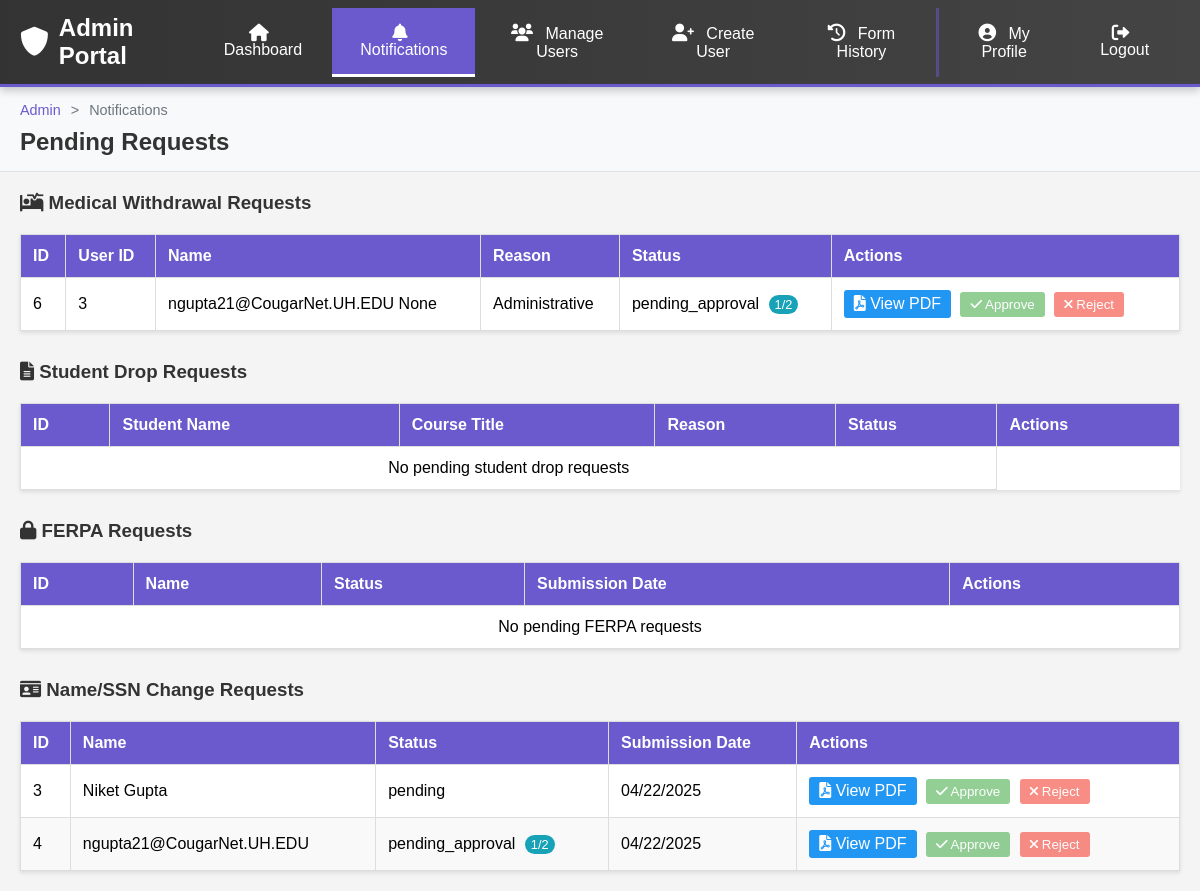
The page /notifications on the database as committed earlier.
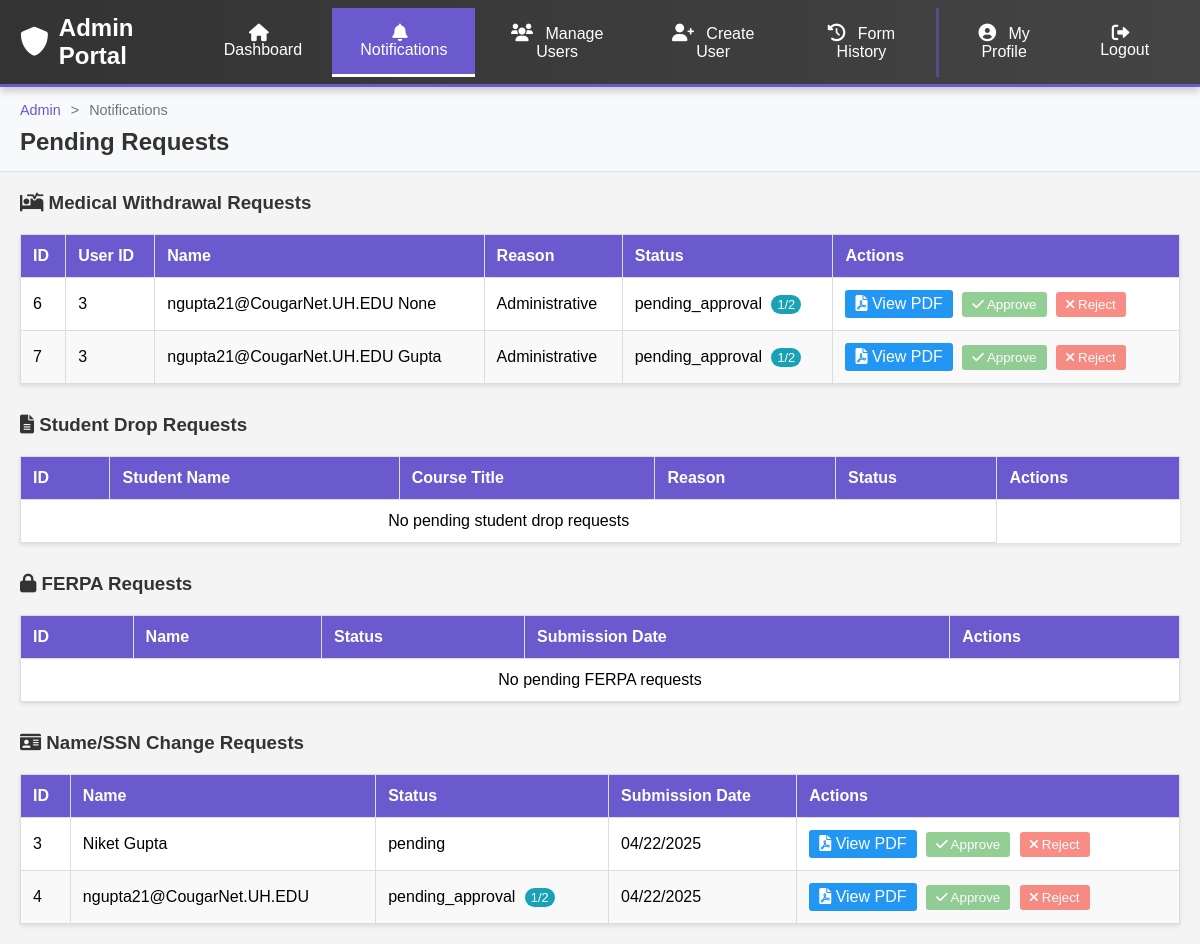
The same page on the database as committed later.
### main.py (models this page shows, shortened)
class MedicalWithdrawalRequest(db.Model):
    id = db.Column(db.Integer, primary_key=True)
    user_id = db.Column(db.Integer, db.ForeignKey('profile.id'), nullable=False)
    last_name = db.Column(db.String(100), nullable=False)
    first_name = db.Column(db.String(100), nullable=False)
    middle_name = db.Column(db.String(100), nullable=True)
    myuh_id = db.Column(db.String(20), nullable=False)
    college = db.Column(db.String(100), nullable=False)
    plan_degree = db.Column(db.String(100), nullable=False)
    address = db.Column(db.String(200), nullable=False)
    city = db.Column(db.String(100), nullable=False)
    state = db.Column(db.String(50), nullable=False)
    zip_code = db.Column(db.String(20), nullable=False)
    phone = db.Column(db.String(20), nullable=False)
    term_year = db.Column(db.String(50), nullable=False)
    last_date = db.Column(db.Date, nullable=False)
    reason_type = db.Column(db.String(50), nullable=False)  # Medical or Administrative
    details = db.Column(db.Text, nullable=False)
    financial_assistance = db.Column(db.Boolean, default=False)
    health_insurance = db.Column(db.Boolean, default=False)
    campus_housing = db.Column(db.Boolean, default=False)
    visa_status = db.Column(db.Boolean, default=False)
    gi_bill = db.Column(db.Boolean, default=False)
    courses = db.Column(db.Text, nullable=False)
    initial = db.Column(db.String(10), nullable=False)
    signature = db.Column(db.String(100), nullable=True)
    signature_date = db.Column(db.Date, nullable=False)
    documentation_files = db.Column(db.Text, nullable=True)  # JSON array of file paths
    generated_pdfs = db.Column(db.Text, nullable=True)  # JSON array of PDF file paths
    status = db.Column(db.String(20), default='pending')  # pending, approved, rejected
    created_at = db.Column(db.DateTime, default=datetime.utcnow)
    updated_at = db.Column(db.DateTime, default=datetime.utcnow, onupdate=datetime.utcnow)
    user = db.relationship('Profile', backref='medical_withdrawals')
    admin_viewed = db.Column(db.Text, nullable=True)  # JSON array of admin IDs who have viewed
    admin_approvals = db.Column(db.Text, nullable=True)  # JSON array of admin IDs who have approved
    def has_admin_viewed(self, admin_id):
        if not self.admin_viewed:
            return False
        viewed_by = json.loads(self.admin_viewed)
        return str(admin_id) in viewed_by
    def has_admin_approved(self, admin_id):
        if not self.admin_approvals:
            return False
        try:
            approved_by = json.loads(self.admin_approvals)
            return str(admin_id) in approved_by
        except:
            return False

class InfoChangeRequest(db.Model):
    id = db.Column(db.Integer, primary_key=True)
    user_id = db.Column(db.Integer, db.ForeignKey('profile.id'), nullable=False)
    status = db.Column(db.String(10), nullable=False)
    time = db.Column(db.DateTime, server_default=db.func.now())
    pdf_link = db.Column(db.String(100), nullable=False)
    sig_link = db.Column(db.String(100))
    name = db.Column(db.String(25), nullable=False)
    peoplesoft_id = db.Column(db.String(6), nullable=False)
    choice = db.Column(db.String(25), nullable=False)
    fname_old = db.Column(db.String(25))
    mname_old = db.Column(db.String(25))
    lname_old = db.Column(db.String(25))
    sfx_old = db.Column(db.String(25))
    fname_new = db.Column(db.String(25))
    mname_new = db.Column(db.String(25))
    lname_new = db.Column(db.String(25))
    sfx_new = db.Column(db.String(25))
    nmchg_reason = db.Column(db.String(25))
    ssn_old = db.Column(db.String(11))
    ssn_new = db.Column(db.String(11))
    ssnchg_reason = db.Column(db.String(25))
    date = db.Column(db.Date(), nullable=False)
    user = db.relationship('Profile', backref='infochange_requests')
    admin_viewed = db.Column(db.Text, nullable=True)  # JSON array of admin IDs who have viewed
    admin_approvals = db.Column(db.Text, nullable=True)  # JSON array of admin IDs who have approved
    def has_admin_viewed(self, admin_id):
        if not self.admin_viewed:
            return False
        try:
            viewed_by = json.loads(self.admin_viewed)
            return str(admin_id) in viewed_by
        except:
            return False
    def has_admin_approved(self, admin_id):
        if not self.admin_approvals:
            return False
        try:
            approved_by = json.loads(self.admin_approvals)
            return str(admin_id) in approved_by
        except:
            return False

### main.py (the view)
@app.route('/notifications')
def notifications():
    pending_medical_requests = MedicalWithdrawalRequest.query.filter(
        MedicalWithdrawalRequest.status.in_(['pending', 'pending_approval'])
    ).all()
    pending_student_drops = StudentInitiatedDrop.query.filter(
        StudentInitiatedDrop.status.in_(['pending', 'pending_approval'])
    ).all()
    pending_ferpa_requests = FERPARequest.query.filter(
        FERPARequest.status.in_(['pending', 'pending_approval'])
    ).all()
    pending_infochange_requests = InfoChangeRequest.query.filter(
        InfoChangeRequest.status.in_(['pending', 'pending_approval'])
    ).all()
    return render_template(
        'notifications.html',
        pending_medical_requests=pending_medical_requests,
        pending_student_drops=pending_student_drops,
        pending_ferpa_requests=pending_ferpa_requests,
        pending_infochange_requests=pending_infochange_requests
    )

### main.py (called while the page is built)
@app.template_filter('from_json')
def from_json(value):
    return json.loads(value) if value else []

@app.before_request
def check_user_active():
    user_id = session.get('user_id')
    if user_id:
        user = Profile.query.get(user_id)
        if user and not user.active and user.privilages_ != 'admin':
            session.clear()  # Clear session to prevent further access
            return redirect(url_for('deactivated'))  # Redirect to a deactivated page

### templates/notifications.html (shortened to what the changed rows need)
<html lang="en">
  <head>
    <link rel="stylesheet" href="https://cdnjs.cloudflare.com/ajax/libs/font-awesome/6.0.0/css/all.min.css">
    <link rel="stylesheet" href="{{ url_for('static', filename='css/admin_navbar.css') }}">
  </head>
  <body>
    <div class="page-header">
        <h2>Pending Requests</h2>
    </div>
    <div class="main-container">
      <table>
        <thead>
          <tr>
            <th>ID</th>
            <th>User ID</th>
            <th>Name</th>
            <th>Reason</th>
            <th>Status</th>
            <th>Actions</th>
          </tr>
        </thead>
        <tbody>
          {% for request in pending_medical_requests %}
          <tr id="request-{{ request.id }}" class="{% if request.has_admin_viewed(session.get('user_id')) %}request-row-viewed{% endif %} {% if request.has_admin_approved(session.get('user_id')) %}approved-by-you{% endif %}">
            <td>{{ request.id }}</td>
            <td>{{ request.user_id }}</td>
            <td>{{ request.first_name }} {{ request.last_name }}</td>
            <td>{{ request.reason_type }}</td>
            <td>
              {{ request.status }}
              {% if request.status == 'pending_approval' %}
                <span class="approval-count">{{ request.admin_approvals|from_json|length }}/2</span>
              {% endif %}
            </td>
            <td>
              <div class="request-actions">
                <a
                  href="{{ url_for('download_pdf', request_id=request.id, status='pending') }}"
                  class="view-pdf"
                  target="_blank"
                  onclick="markAsViewed('{{ request.id }}')"
                >
                  <i class="fas fa-file-pdf"></i> View PDF
                </a>
                <form
                  action="{{ url_for('approve_medical_withdrawal', request_id=request.id) }}"
                  method="post"
                  style="display: inline"
                >
                  <button
                    type="submit"
                    class="approve"
                    id="approve-{{ request.id }}"
                    {% if not request.has_admin_viewed(session.get('user_id')) %}disabled{% endif %}
                    title="{% if request.has_admin_approved(session.get('user_id')) %}You have already approved this request{% endif %}"
                  >
                    <i class="fas fa-check"></i> Approve
                  </button>
                </form>
                <form
                  action="{{ url_for('reject_medical_withdrawal', request_id=request.id) }}"
                  method="post"
                  style="display: inline"
                >
                  <button
                    type="submit"
                    class="reject"
                    id="reject-{{ request.id }}"
                    {% if not request.has_admin_viewed(session.get('user_id')) %}disabled{% endif %}
                  >
                    <i class="fas fa-times"></i> Reject
                  </button>
                </form>
              </div>
            </td>
          </tr>
          {% else %}
          <tr>
            <td colspan="6" style="text-align: center;">No pending medical withdrawal requests</td>
          </tr>
          {% endfor %}
        </tbody>
      </table>
      <table>
        <thead>
          <tr>
            <th>ID</th>
            <th>Student Name</th>
            <th>Course Title</th>
            <th>Reason</th>
            <th>Status</th>
            <th>Actions</th>
          </tr>
        </thead>
      </table>
<table>
  <thead>
    <tr>
      <th>ID</th>
      <th>Name</th>
      <th>Status</th>
      <th>Submission Date</th>
      <th>Actions</th>
    </tr>
  </thead>
</table>
<table>
  <thead>
    <tr>
      <th>ID</th>
      <th>Name</th>
      <th>Status</th>
      <th>Submission Date</th>
      <th>Actions</th>
    </tr>
  </thead>
  <tbody>
    {% for request in pending_infochange_requests %}
    <tr id="infochange-request-{{ request.id }}" class="{% if request.has_admin_viewed(session.get('user_id')) %}request-row-viewed{% endif %} {% if request.has_admin_approved(session.get('user_id')) %}approved-by-you{% endif %}">
      <td>{{ request.id }}</td>
      <td>{{ request.name }}</td>
      <td>
        {{ request.status }}
        {% if request.status == 'pending_approval' %}
          <span class="approval-count">{{ request.admin_approvals|from_json|length }}/2</span>
        {% endif %}
      </td>
      <td>{{ request.time.strftime('%m/%d/%Y') if request.time else "N/A" }}</td>
      <td>
        <div class="request-actions">
          <a href="{{ url_for('download_infochange_pdf', request_id=request.id) }}"
             class="view-pdf"
             target="_blank"
             onclick="markInfoChangeViewed('{{ request.id }}')">
            <i class="fas fa-file-pdf"></i> View PDF
          </a>
          <form
            action="{{ url_for('approve_infochange', request_id=request.id) }}"
            method="post"
            style="display: inline"
          >
            <button type="submit" class="approve" id="approve-infochange-{{ request.id }}"
                    {% if not request.has_admin_viewed(session.get('user_id')) %}disabled{% endif %}
                    title="{% if request.has_admin_approved(session.get('user_id')) %}You have already approved this request{% endif %}">
              <i class="fas fa-check"></i> Approve
            </button>
          </form>
          <form
            action="{{ url_for('reject_infochange', request_id=request.id) }}"
            method="post"
            style="display: inline"
          >
            <button type="submit" class="reject" id="reject-infochange-{{ request.id }}"
                    {% if not request.has_admin_viewed(session.get('user_id')) %}disabled{% endif %}>
              <i class="fas fa-times"></i> Reject
            </button>
          </form>
        </div>
      </td>
    </tr>
    {% else %}
    <tr>
      <td colspan="5" style="text-align: center;">No pending Name/SSN change requests</td>
    </tr>
    {% endfor %}
  </tbody>
</table>
  </body>
</html>

Rows that differ between the two databases and show on the page:
added MedicalWithdrawalRequest: id "7", user_id "3", first_name "ngupta21@CougarNet.UH.EDU", last_name "Gupta", reason_type "Administrative", status "pending_approval", admin_approvals|from_json "1"
